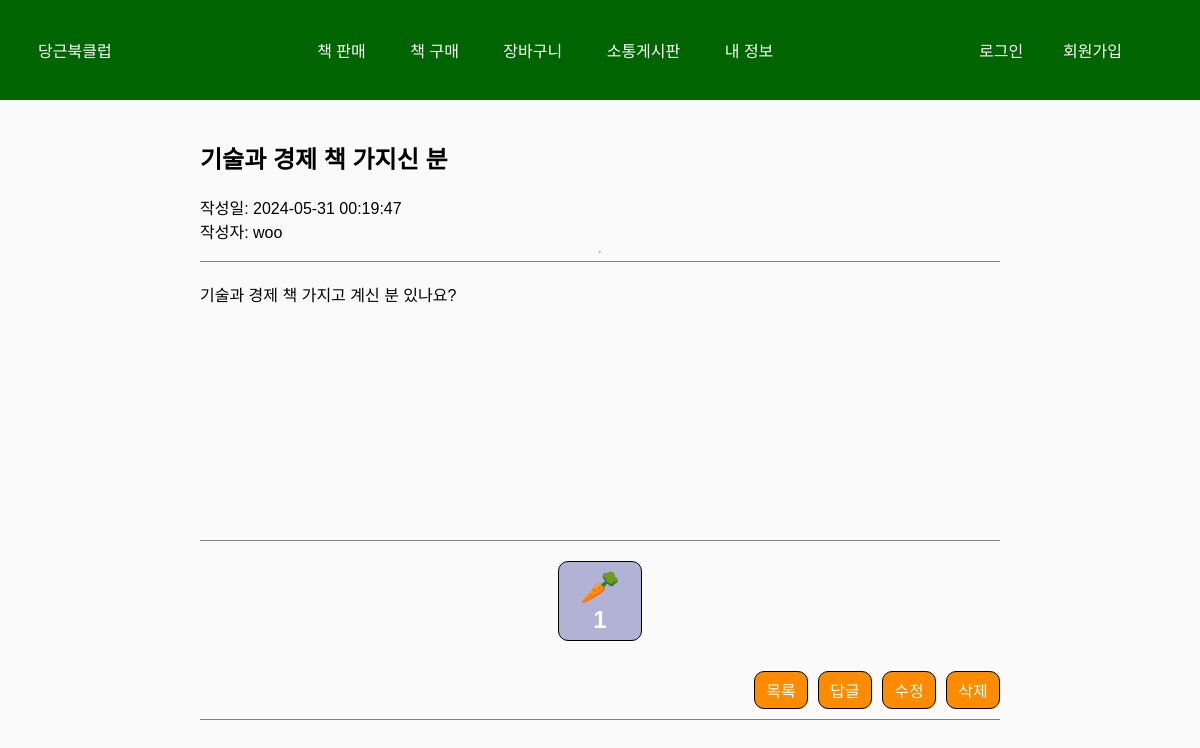
Screenshot of /carrot-bookclub/boardView.php?bid=8 with the database file from the repository.
### tables this page shows
CREATE TABLE `board` (
  `bid` int(11) NOT NULL,
  `userid` varchar(45) DEFAULT NULL,
  `subject` varchar(245) DEFAULT NULL,
  `content` text DEFAULT NULL,
  `regdate` datetime DEFAULT current_timestamp(),
  `modifydate` datetime DEFAULT NULL,
  `status` tinyint(1) DEFAULT 1,
  `parent_id` int(11) DEFAULT NULL,
  `likes` int(11) NOT NULL DEFAULT 0
);

### carrot-bookclub/boardView.php (the view, shortened to what this page needs)
<?php
include $_SERVER["DOCUMENT_ROOT"]."/course/components/header.php";
$bid=$_GET["bid"];
$result = $mysqli->query("select * from board where bid=".$bid) or die("query error => ".$mysqli->error);
$rs = $result->fetch_object();
?>
<head>
    <link href="css/navbar.css" rel="stylesheet">
    <link href="css/boardView.css" rel="stylesheet">
</head>
<body>
    <div class="navbar">
        <div class="nav-container">
            <div class=logo>
                <a href="/course/index.php">당근북클럽</a>
            </div>
            <div class="function">
                <a href="/course/sell.php">책 판매</a>
                <a href="/course/items.php">책 구매</a>
                <a href="/course/cart.php">장바구니</a>
                <a href="/course/board.php">소통게시판</a>
                <a href="/course/mypage.php">내 정보</a>
            </div>
            <div class="login">
                <a href="/course/member/login.php">로그인</a>
                <a href="/course/member/signup.php">회원가입</a>
            </div>
        </div>
    </div>
    <div class="blog-post">
        <div>
            <h2 class="blog-post-title"><?php echo $rs->subject;?></h2>
            <div class="blog-post-meta">작성일: <?php echo $rs->regdate;?> </div>
            <div>작성자: <a href="#"><?php echo $rs->userid;?></a></div>
        </div>
        <hr>
        <div class="blog-content">
            <?php echo $rs->content;?>
        </div>
        <div class="like">
            <div class="like-button" onclick="location.href='/course/boardLike.php?bid=<?php echo $rs->bid;?>'">🥕
                <div class="like-count"> <?php echo $rs->likes;?></div>
            </div>
            <nav class="blog-pagination" aria-label="Pagination">
                <a class="btn-function" href="/course/board.php">목록</a>
                <a class="btn-function" href="/course/write.php?parent_id=<?php echo $rs->bid;?>">답글</a>
                <a class="btn-function" href="/course/write.php?bid=<?php echo $rs->bid;?>">수정</a>
                <a class="btn-function" href="/course/delete.php?bid=<?php echo $rs->bid;?>">삭제</a>
            </nav>
        </div>
    </div>
</body>

### carrot-bookclub/css/navbar.css (style rules this page uses)
body { background-color: white; }
.nav-container { margin: 0 auto; padding: 20px; display: flex; justify-content: space-between; }
.navbar { background-color: darkgreen; color: #fff; padding: 18px; }
.navbar a { color: #fff; text-decoration: none; margin-right: 40px; }
.login { display: flex; justify-content: space-between; align-items: center; }

### carrot-bookclub/css/boardView.css (style rules this page uses)
body { font-family: Arial, sans-serif; margin: 0; padding: 0; background-color: #fafafa; }
.blog-post { display: flex; padding: 20px; flex-direction: column; justify-content: space-between; margin: 0 auto; width: 800px; height: 600px; }
.blog-content { margin: 0 auto; height: 500px; width: 100%; padding-top: 20px; border-top: 0.5px solid gray; border-bottom: 0.5px solid gray; }
.blog-pagination { display: flex; justify-content: flex-end; gap: 10px; padding-top: 10px; border-bottom: 0.5px solid gray; padding-bottom: 10px; }
a { text-decoration: none; color: black; }
.btn-function { display: flex; justify-content: center; border: 0.5px solid black; width: 40px; border-radius: 10px; padding: 6px; text-decoration: none; color: rgb(255, 252, 252); background-color: darkorange; }
.like-button { margin: 0 auto; margin-bottom: 20px; margin-top: 20px; display: flex; flex-direction: column; justify-content: center; align-items: center; border: 0.5px solid black; width: 70px; font-size: 32px; border-radius: 10px; padding: 6px; text-decoration: none; color: rgb(255, 252, 252); background-color: rgb(178, 178, 213); }
.like-count { font-weight: bold; font-size: 24px; }

### rows the page displays
board: subject "기술과 경제 책 가지신 분", regdate "2024-05-31 00:19:47", userid "woo", content "기술과 경제 책 가지고 계신 분 있나요?", likes "1"
